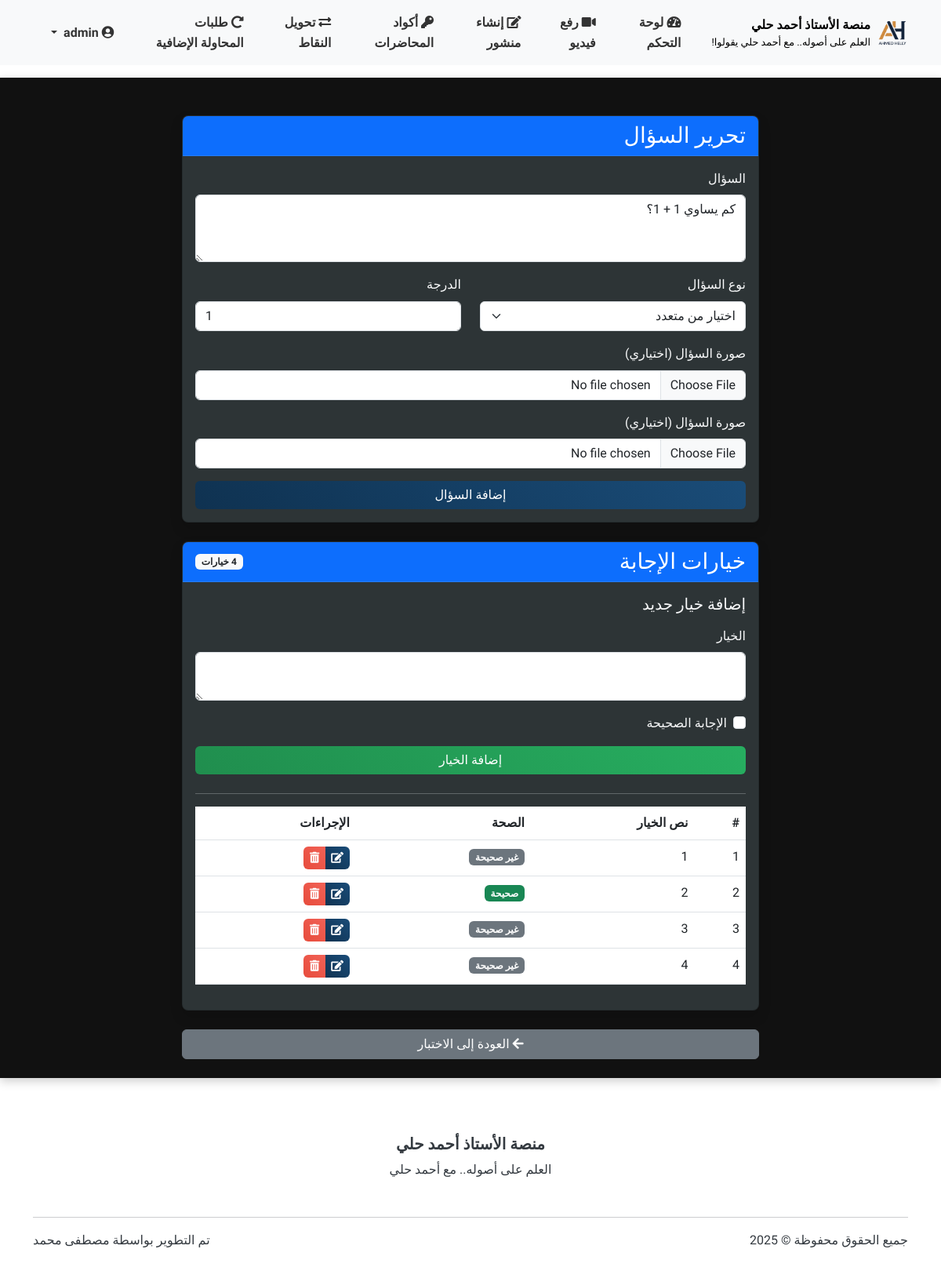
The page /admin/questions/1/edit (signed in) on the database its author committed.
### models.py (models this page shows, shortened)
class User(UserMixin, db.Model):
    __tablename__ = 'users'
    id = db.Column(db.Integer, primary_key=True)
    username = db.Column(db.String(64), unique=True, nullable=False)
    full_name = db.Column(db.String(100), nullable=True)  # الاسم الثلاثي
    email = db.Column(db.String(100), nullable=True)  # البريد الإلكتروني للاستعادة
    phone = db.Column(db.String(20), nullable=True)   # رقم الهاتف للاستعادة
    password_hash = db.Column(db.String(256), nullable=False)
    role = db.Column(db.String(20), nullable=False)  # 'admin' or 'student'
    points = db.Column(db.Integer, default=0)  # نقاط المحفظة
    reset_token = db.Column(db.String(100), nullable=True)  # رمز استعادة كلمة المرور
    reset_token_expiry = db.Column(db.DateTime, nullable=True)  # تاريخ انتهاء صلاحية الرمز
    created_at = db.Column(db.DateTime, default=datetime.utcnow)  # تاريخ إنشاء الحساب
    videos = db.relationship('Video', backref='uploader', lazy='dynamic')
    comments = db.relationship('Comment', backref='author', lazy='dynamic')
    posts = db.relationship('Post', backref='author', lazy='dynamic')
    video_views = db.relationship('VideoView', backref='viewer', lazy='dynamic')
    liked_videos = db.relationship('VideoLike', foreign_keys='VideoLike.user_id', backref='liker', lazy='dynamic')
    def is_admin(self):
        return self.role == 'admin'

class TestQuestion(db.Model):
    __tablename__ = 'test_questions'
    id = db.Column(db.Integer, primary_key=True)
    test_id = db.Column(db.Integer, db.ForeignKey('tests.id'), nullable=False)
    question_text = db.Column(db.Text, nullable=False)
    question_type = db.Column(db.String(20), default='multiple_choice')  # multiple_choice, true_false, short_answer
    points = db.Column(db.Integer, default=1)  # Points for this question
    order = db.Column(db.Integer, default=0)  # Order in the test
    image_path = db.Column(db.String(255), nullable=True)  # Path to question image
    choices = db.relationship('QuestionChoice', backref='question', lazy='dynamic', cascade='all, delete-orphan')

class QuestionChoice(db.Model):
    __tablename__ = 'question_choices'
    id = db.Column(db.Integer, primary_key=True)
    question_id = db.Column(db.Integer, db.ForeignKey('test_questions.id'), nullable=False)
    choice_text = db.Column(db.Text, nullable=False)
    is_correct = db.Column(db.Boolean, default=False)
    order = db.Column(db.Integer, default=0)  # Order of choices

### routes.py (the view)
@admin_bp.route('/questions/<int:question_id>/edit', methods=['GET', 'POST'])
@login_required
def edit_question(question_id):
    if not current_user.is_admin():
        abort(403)
    question = TestQuestion.query.get_or_404(question_id)
    test = Test.query.get_or_404(question.test_id)
    form = TestQuestionForm(obj=question)
    choice_form = QuestionChoiceForm()
    if form.validate_on_submit():
        question.question_text = form.question_text.data
        question.question_type = form.question_type.data
        question.points = form.points.data
        db.session.commit()
        flash('تم تحديث السؤال بنجاح.', 'success')
    return render_template('admin/edit_question.html',
                          question=question,
                          test=test,
                          form=form,
                          choice_form=choice_form)

### templates/admin/edit_question.html (shortened to what this page needs)
{% extends 'base.html' %}
{% block content %}
<div class="container mt-4">
    <div class="row">
        <div class="col-md-8 offset-md-2">
            <div class="card shadow">
                <div class="card-header bg-primary text-white">
                    <h3 class="card-title mb-0">تحرير السؤال</h3>
                </div>
                <div class="card-body">
                    <form method="POST" action="{{ url_for('admin.edit_question', question_id=question.id) }}" enctype="multipart/form-data">
                        <div class="mb-3">
                            {{ form.question_text.label(class="form-label") }}
                            {{ form.question_text(class="form-control", rows=3) }}
                        </div>
                        <div class="row">
                            <div class="col-md-6">
                                <div class="mb-3">
                                    {{ form.question_type.label(class="form-label") }}
                                    {{ form.question_type(class="form-select") }}
                                </div>
                            </div>
                            <div class="col-md-6">
                                <div class="mb-3">
                                    {{ form.points.label(class="form-label") }}
                                    {{ form.points(class="form-control") }}
                                </div>
                            </div>
                        </div>
                        <div class="mb-3">
                            {{ form.question_image.label(class="form-label") }}
                            {{ form.question_image(class="form-control") }}
                        </div>
                        <div class="mb-3">
                            {{ form.question_image.label(class="form-label") }}
                            {{ form.question_image(class="form-control") }}
                        </div>
                        <div class="d-grid gap-2">
                            {{ form.submit(class="btn btn-primary") }}
                        </div>
                    </form>
                </div>
            </div>
            <div class="card shadow mt-4">
                <div class="card-header bg-primary text-white d-flex justify-content-between align-items-center">
                    <h3 class="card-title mb-0">خيارات الإجابة</h3>
                    <span class="badge bg-light text-dark">{{ question.choices.count() }} خيارات</span>
                </div>
                <div class="card-body">
                    {% if question.question_type != 'short_answer' %}
                        <div class="add-choice-form mb-4">
                            <h5 class="mb-3">إضافة خيار جديد</h5>
                            <form method="POST" action="{{ url_for('admin.add_choice', question_id=question.id) }}">
                                <div class="mb-3">
                                    {{ choice_form.choice_text.label(class="form-label") }}
                                    {{ choice_form.choice_text(class="form-control") }}
                                </div>
                                <div class="mb-3">
                                    <div class="form-check">
                                        {{ choice_form.is_correct(class="form-check-input") }}
                                        {{ choice_form.is_correct.label(class="form-check-label") }}
                                    </div>
                                </div>
                                <div class="d-grid">
                                    {{ choice_form.submit(class="btn btn-success") }}
                                </div>
                            </form>
                        </div>
                        <hr>
                        <div class="choices-list">
                            {% if question.choices.count() > 0 %}
                                <div class="table-responsive">
                                    <table class="table table-hover">
                                        <thead>
                                            <tr>
                                                <th>#</th>
                                                <th>نص الخيار</th>
                                                <th>الصحة</th>
                                                <th>الإجراءات</th>
                                            </tr>
                                        </thead>
                                        <tbody>
                                            {% for choice in question.choices.order_by('order').all() %}
                                                <tr>
                                                    <td>{{ loop.index }}</td>
                                                    <td>{{ choice.choice_text }}</td>
                                                    <td>
                                                        {% if choice.is_correct %}
                                                            <span class="badge bg-success">صحيحة</span>
                                                        {% else %}
                                                            <span class="badge bg-secondary">غير صحيحة</span>
                                                        {% endif %}
                                                    </td>
                                                    <td>
                                                        <div class="btn-group">
                                                            <button type="button" class="btn btn-sm btn-primary"
                                                                data-bs-toggle="modal"
                                                                data-bs-target="#editChoiceModal{{ choice.id }}">
                                                                <i class="fas fa-edit"></i>
                                                            </button>
                                                            <button type="button" class="btn btn-sm btn-danger"
                                                                data-bs-toggle="modal"
                                                                data-bs-target="#deleteChoiceModal{{ choice.id }}">
                                                                <i class="fas fa-trash-alt"></i>
                                                            </button>
                                                        </div>
                                                    </td>
                                                </tr>
                                            {% endfor %}
                                        </tbody>
                                    </table>
                                </div>
                            {% else %}
                                <div class="alert alert-info">
                                    لا توجد خيارات بعد. قم بإضافة خيارات باستخدام النموذج أعلاه.
                                </div>
                            {% endif %}
                        </div>
                    {% else %}
                        <div class="alert alert-info">
                            <i class="fas fa-info-circle"></i>
                            هذا سؤال إجابة قصيرة ولا يتطلب خيارات متعددة. سيتم تقييم إجابات الطلاب يدويًا بعد الاختبار.
                        </div>
                    {% endif %}
                </div>
            </div>
            <div class="d-grid gap-2 mt-4">
                <a href="{{ url_for('admin.edit_test', test_id=question.test_id) }}" class="btn btn-secondary">
                    <i class="fas fa-arrow-left"></i> العودة إلى الاختبار
                </a>
            </div>
        </div>
    </div>
</div>
{% endblock %}

### templates/base.html (shortened to what this page needs)
<!DOCTYPE html>
<html lang="ar" dir="rtl">
<head>
    <link rel="stylesheet" href="https://cdnjs.cloudflare.com/ajax/libs/font-awesome/5.15.4/css/all.min.css">
    <link rel="stylesheet" href="https://cdn.jsdelivr.net/npm/bootstrap@5.3.0/dist/css/bootstrap.rtl.min.css">
    <link rel="stylesheet" href="{{ url_for('static', filename='css/style.css') }}">
</head>
<body>
    <header>
        <nav class="navbar navbar-expand-lg navbar-light bg-light sticky-top">
            <div class="container">
                <a class="navbar-brand d-flex align-items-center" href="{{ url_for('main.index') }}">
                    <img src="{{ url_for('static', filename='img/ahmed-helly-logo.png') }}" alt="شعار المنصة" height="50">
                    <div class="ms-2 d-flex flex-column">
                        <span style="font-size: 1rem; color: #000; font-weight: bold;">منصة الأستاذ أحمد حلي</span>
                        <small class="d-none d-md-block" style="font-size: 0.8rem; color: #000;">العلم على أصوله.. مع أحمد حلي يقولوا!</small>
                    </div>
                </a>
                <div class="collapse navbar-collapse navbar-custom" id="navbarNav">
                    <ul class="navbar-nav">
                        {% if current_user.is_authenticated %}
                            {% if current_user.role == 'admin' %}
                                <li class="nav-item">
                                    <a class="nav-link {% if request.path.startswith('/admin/dashboard') %}active{% endif %}" href="{{ url_for('admin.dashboard') }}">
                                        <i class="fas fa-tachometer-alt"></i> لوحة التحكم
                                    </a>
                                </li>
                                <li class="nav-item">
                                    <a class="nav-link {% if request.path.startswith('/admin/upload_video') %}active{% endif %}" href="{{ url_for('admin.upload_video') }}">
                                        <i class="fas fa-video"></i> رفع فيديو
                                    </a>
                                </li>
                                <li class="nav-item">
                                    <a class="nav-link {% if request.path.startswith('/admin/create_post') %}active{% endif %}" href="{{ url_for('admin.create_post') }}">
                                        <i class="fas fa-edit"></i> إنشاء منشور
                                    </a>
                                </li>
                                <li class="nav-item">
                                    <a class="nav-link {% if request.path.startswith('/admin/lecture_codes') %}active{% endif %}" href="{{ url_for('admin.lecture_codes') }}">
                                        <i class="fas fa-key"></i> أكواد المحاضرات
                                    </a>
                                </li>
                                <li class="nav-item">
                                    <a class="nav-link {% if request.path.startswith('/admin/transfer_points') %}active{% endif %}" href="{{ url_for('admin.transfer_points') }}">
                                        <i class="fas fa-exchange-alt"></i> تحويل النقاط
                                    </a>
                                </li>
                                <li class="nav-item">
                                    <a class="nav-link {% if request.path.startswith('/admin/retry_requests') %}active{% endif %}" href="{{ url_for('admin_tests.retry_requests') }}">
                                        <i class="fas fa-redo-alt"></i> طلبات المحاولة الإضافية
                                    </a>
                                </li>
                            {% endif %}
                        {% endif %}
                    </ul>
                    {% if current_user.is_authenticated %}
                    <ul class="navbar-nav ms-auto">
                        <li class="nav-item dropdown">
                            <a class="nav-link dropdown-toggle" href="#" id="navbarDropdown" role="button"
                               data-bs-toggle="dropdown" aria-expanded="false">
                                <i class="fas fa-user-circle"></i>
                                {{ current_user.username }}
                            </a>
                        </li>
                    </ul>
                    {% endif %}
                </div>
            </div>
        </nav>
    </header>
    <main class="py-4">
        {% block content %}{% endblock %}
    </main>
    <footer class="bg-white py-4 mt-5">
        <div class="container">
            <div class="row align-items-center">
                <div class="col-md-12 text-center mb-3">
                    <h5 class="fw-bold">منصة الأستاذ أحمد حلي</h5>
                    <p class="mb-3">العلم على أصوله.. مع أحمد حلي</p>
                </div>
            </div>
            <hr>
            <div class="row">
                <div class="col-md-6">
                    <p>جميع الحقوق محفوظة &copy; 2025</p>
                </div>
                <div class="col-md-6 text-md-end">
                    <p>تم التطوير بواسطة <a href="https://www.linkedin.com/in/mstafamohamed/" target="_blank">مصطفى محمد</a></p>
                </div>
            </div>
        </div>
    </footer>
</body>
</html>

### rows shown on the page
User: username "admin"
TestQuestion: question_text "كم يساوي 1 + 1؟", question_type "اختيار من متعدد", points "1"
QuestionChoice: choice_text "1", is_correct "غير صحيحة"
QuestionChoice: choice_text "2", is_correct "صحيحة"
QuestionChoice: choice_text "3", is_correct "غير صحيحة"
QuestionChoice: choice_text "4", is_correct "غير صحيحة"

### other values the page prints
{{ question.choices.count() }} "4"
{{ choice_form.choice_text.label(class="form-label") }} "الخيار"
{{ choice_form.is_correct.label(class="form-check-label") }} "الإجابة الصحيحة"
